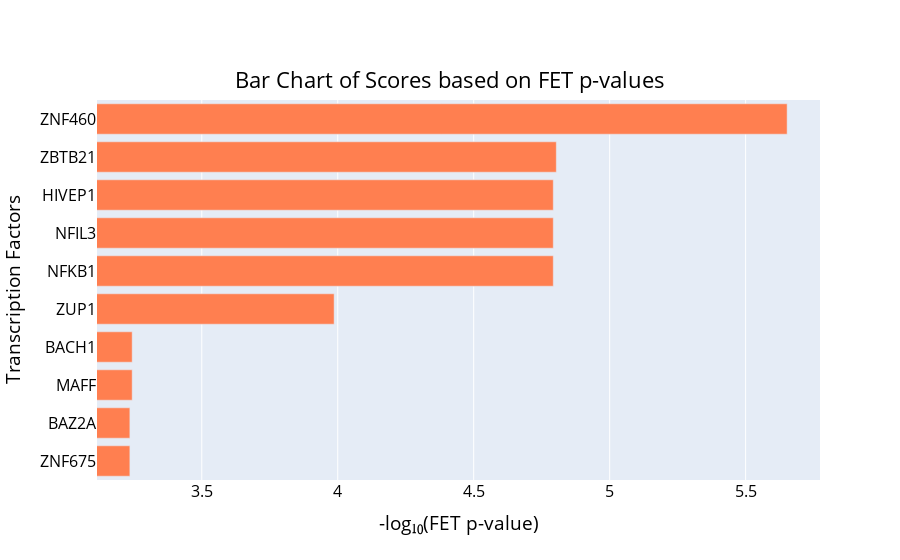
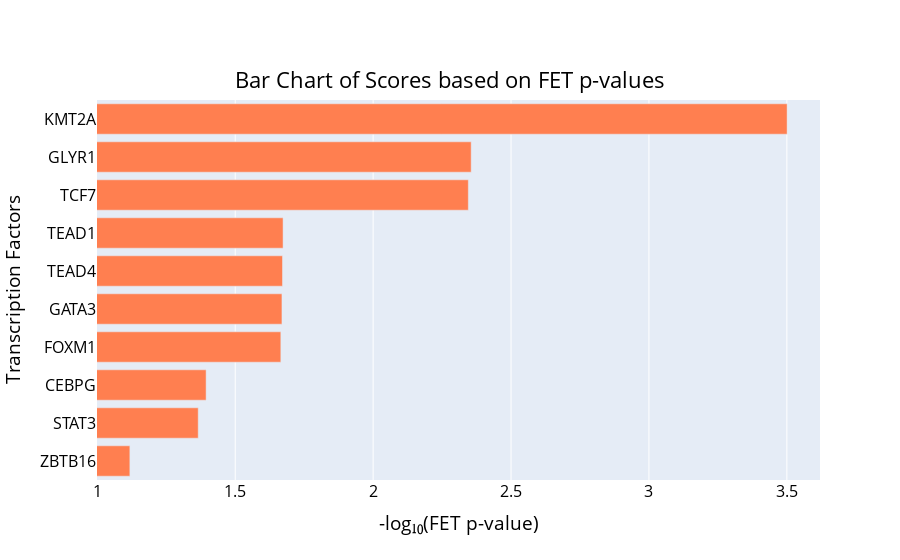
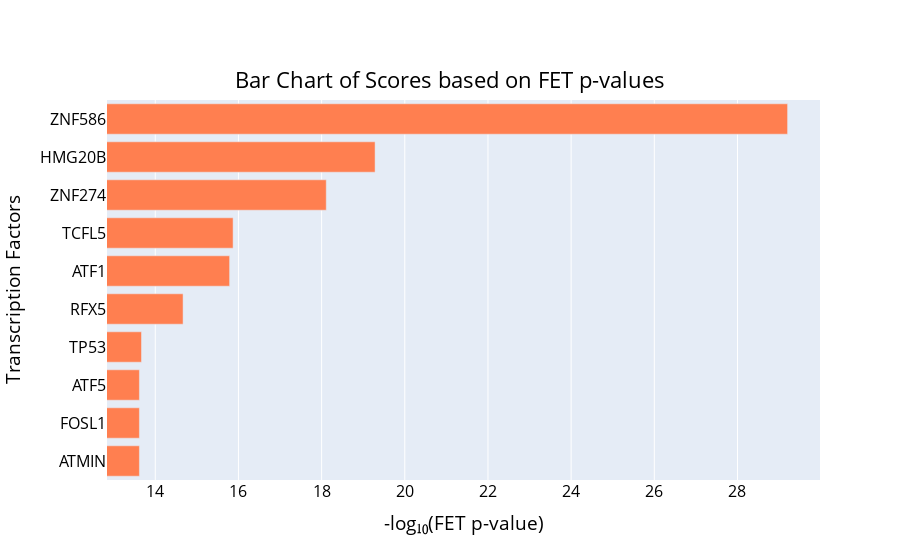
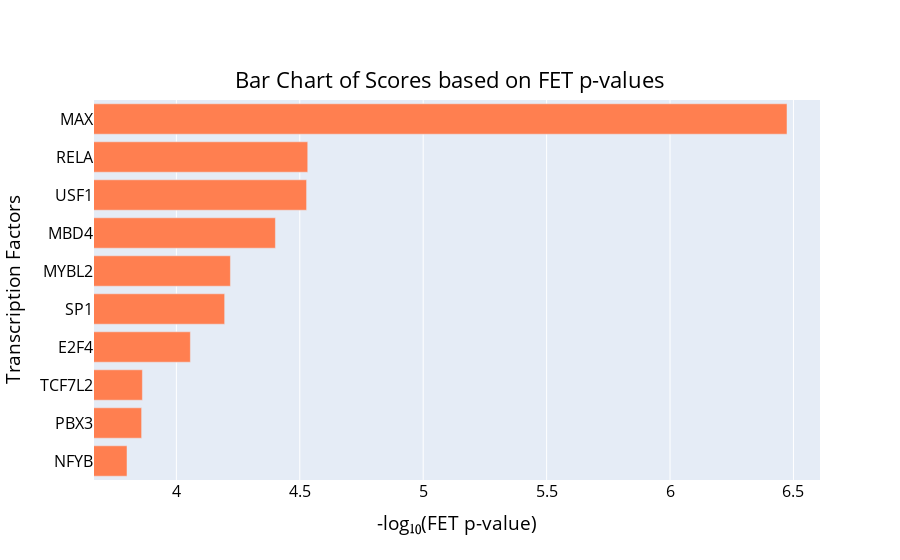

Write notebook code for charts like these, in order.
### Markdown cell above
# Individual Library Bar Charts

### Code cell
chart_des = {'GTEx--Coexpression':'Figure 3. Horizontal bar chart, y-axis represents ' +
             'transcription factors. Data mined from the Trascription factors ranked by ' +
             'the GTEx Coexpression gene set library. Data from the TF-target coexpression ' +
             'data in the GTEx dataset.',
             'ReMap--ChIP-seq':'Figure 4. Hortizontal bar chart, y-axis represents ' + 
             'transcription factors. Transcription factors ranked by the ReMap ChIP seq ' +  
             'gene set library. Interaction data mined from the ReMap Project',
             'Enrichr--Queries':'Figure 5. Horizontal bar chart, y-axis represents ' +
             'transcription factors. Transcription factors ranked by the Enrichr Query ' +
             'gene set library. Data from the TF-target co-occurrence data in Enrichr queries.', 
             'ENCODE--ChIP-seq':'Figure 6. Horizontal bar chart, y-axis represents ' +
             'transcription factors. Transcription factors ranked by the ENCODE ChIP seq ' +
             'gene set library. Interaction data mined from the ENCODE project', 
             'ARCHS4--Coexpression':'Figure 7. Horizontal bar chart, y-axis represents ' +
             'transcription factors. Transcription factors evaluated by the ARCHS4 ' +
             'Coexpression gene set library. Data from the TF-target coexpression data ' +
             'in the ARCHS4 dataset.', 
             'Literature--ChIP-seq':'Figure 8. Horizontal bar chart, y-axis represents ' +
             'transcription factors. Transcription factor significance evaluated by the ' +
             'Literature ChIP seq gene set library. Interaction data mined from literature.'}

display_charts(['GTEx--Coexpression',
                'ReMap--ChIP-seq', 
                'Enrichr--Queries',
                'ENCODE--ChIP-seq',
                'ARCHS4--Coexpression',
                'Literature--ChIP-seq'],
              chart_des)

### Figure 1 — Plotly figure (JSON) as saved in the notebook; plotly's stock layout.template omitted (floating-point values rounded to 4 significant figures)
{"data": [{"marker": {"color": "rgb(255,127,80)"}, "name": "GTEx--Coexpression", "orientation": "h", "type": "bar", "x": [3.236, 3.236, 3.244, 3.244, 3.987, 4.793, 4.793, 4.793, 4.804, 5.653], "y": ["ZNF675", "BAZ2A", "MAFF", "BACH1", "ZUP1", "NFKB1", "NFIL3", "HIVEP1", "ZBTB21", "ZNF460"]}], "layout": {"font": {"color": "black", "size": 16}, "title": {"text": "Bar Chart of Scores based on FET p-values", "x": 0.5, "xanchor": "center", "y": 0.87, "yanchor": "top"}, "xaxis": {"range": [3.115, 5.774], "title": {"text": "-log₁₀(FET p-value)"}}, "yaxis": {"title": {"text": "Transcription Factors"}}}}

### Figure 2 — Plotly figure (JSON) as saved in the notebook; plotly's stock layout.template omitted (floating-point values rounded to 4 significant figures)
{"data": [{"marker": {"color": "rgb(255,127,80)"}, "name": "ReMap--ChIP-seq", "orientation": "h", "type": "bar", "x": [1.118, 1.366, 1.394, 1.665, 1.669, 1.671, 1.673, 2.345, 2.355, 3.501], "y": ["ZBTB16", "STAT3", "CEBPG", "FOXM1", "GATA3", "TEAD4", "TEAD1", "TCF7", "GLYR1", "KMT2A"]}], "layout": {"font": {"color": "black", "size": 16}, "title": {"text": "Bar Chart of Scores based on FET p-values", "x": 0.5, "xanchor": "center", "y": 0.87, "yanchor": "top"}, "xaxis": {"range": [0.9988, 3.62], "title": {"text": "-log₁₀(FET p-value)"}}, "yaxis": {"title": {"text": "Transcription Factors"}}}}

### Figure 3 — Plotly figure (JSON) as saved in the notebook; plotly's stock layout.template omitted (floating-point values rounded to 4 significant figures)
{"data": [{"marker": {"color": "rgb(255,127,80)"}, "name": "Enrichr--Queries", "orientation": "h", "type": "bar", "x": [13.62, 13.62, 13.62, 13.67, 14.67, 15.79, 15.87, 18.11, 19.29, 29.21], "y": ["ATMIN", "FOSL1", "ATF5", "TP53", "RFX5", "ATF1", "TCFL5", "ZNF274", "HMG20B", "ZNF586"]}], "layout": {"font": {"color": "black", "size": 16}, "title": {"text": "Bar Chart of Scores based on FET p-values", "x": 0.5, "xanchor": "center", "y": 0.87, "yanchor": "top"}, "xaxis": {"range": [12.84, 29.98], "title": {"text": "-log₁₀(FET p-value)"}}, "yaxis": {"title": {"text": "Transcription Factors"}}}}

### Figure 4 — Plotly figure (JSON) as saved in the notebook; plotly's stock layout.template omitted (floating-point values rounded to 4 significant figures)
{"data": [{"marker": {"color": "rgb(255,127,80)"}, "name": "ENCODE--ChIP-seq", "orientation": "h", "type": "bar", "x": [3.8, 3.859, 3.862, 4.057, 4.196, 4.219, 4.401, 4.528, 4.532, 6.474], "y": ["NFYB", "PBX3", "TCF7L2", "E2F4", "SP1", "MYBL2", "MBD4", "USF1", "RELA", "MAX"]}], "layout": {"font": {"color": "black", "size": 16}, "title": {"text": "Bar Chart of Scores based on FET p-values", "x": 0.5, "xanchor": "center", "y": 0.87, "yanchor": "top"}, "xaxis": {"range": [3.666, 6.608], "title": {"text": "-log₁₀(FET p-value)"}}, "yaxis": {"title": {"text": "Transcription Factors"}}}}
